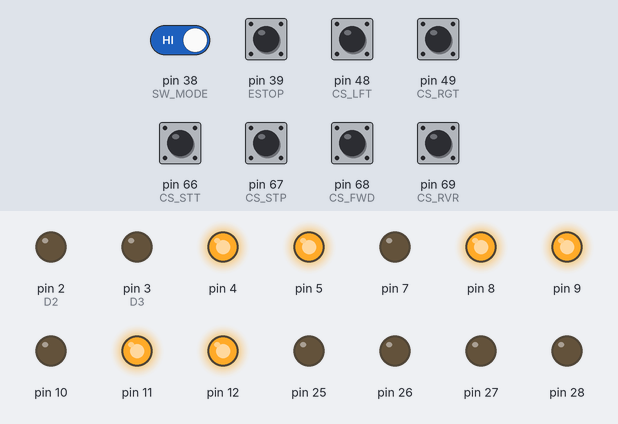
A sketch run on a simulated Arduino Mega 2560, built with avr-gcc and run on an emulated ATmega2560. Parts: output pins drawn as LEDs (lit = HIGH). Inputs (shaded band) come from the test bench; at power-on: pin 38 (SW_MODE), pin 39 (ESTOP), pin 48 (CS_LFT), pin 49 (CS_RGT), pin 66 (CS_STT), pin 67 (CS_STP), pin 68 (CS_FWD), pin 69 (CS_RVR) HIGH. The ROS host is connected and sends only what is stated.

Above: at 1.2 s.
1.3 s: pin 39 (ESTOP) pulled LOW for 0.15 s
At 1.51 s:
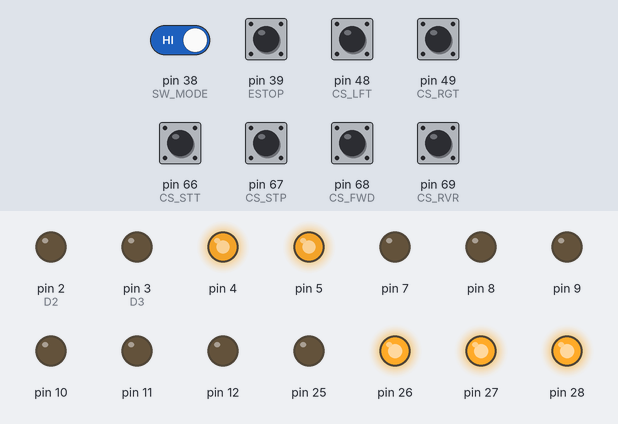
3.1 s: pin 39 (ESTOP) pulled LOW for 3.2 s
At 7.1 s:
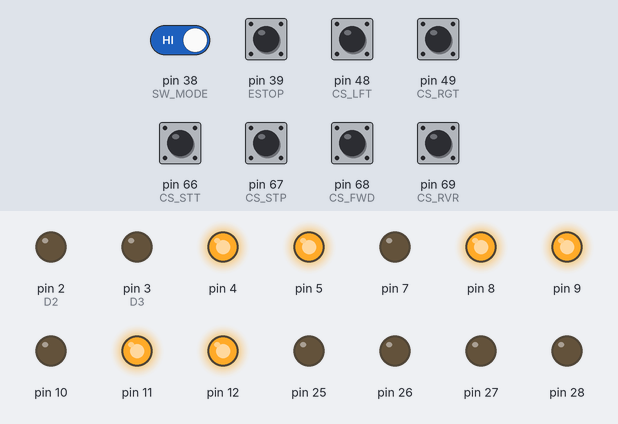
7.9 s: pin 38 (SW_MODE) driven LOW and pin 39 (ESTOP) driven LOW
At 8.9 s:
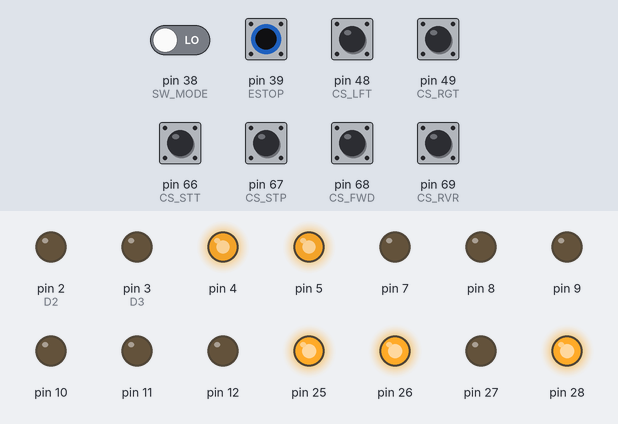
9.5 s: pin 48 (CS_LFT) pulled LOW for 0.15 s
At 9.6 s:
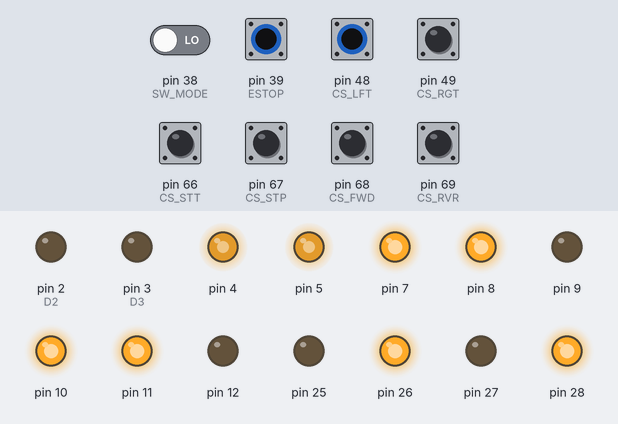
11.2 s: pin 49 (CS_RGT) pulled LOW for 0.15 s
At 11.42 s:
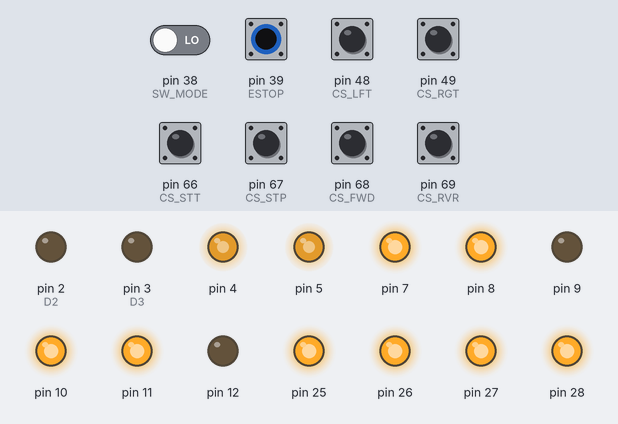
13.0 s: pin 68 (CS_FWD) pulled LOW for 0.15 s
At 13.24 s:
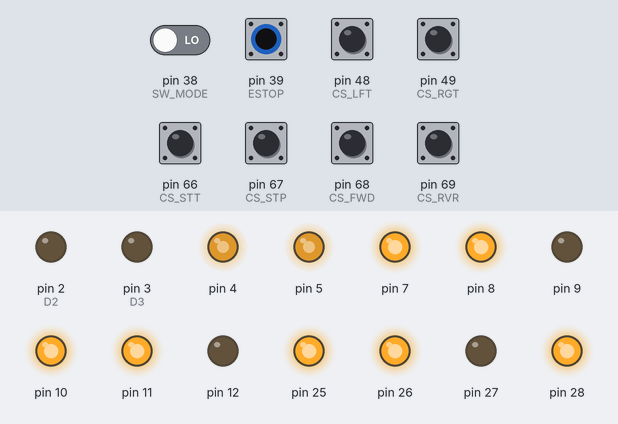
Timing chart, 0 to 15.8 s (numbered marks = the images above; inputs shaded):
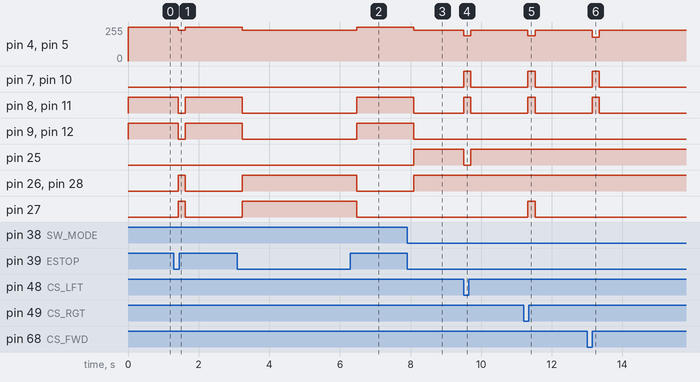

The sketch:

main.ino
```cpp
/*
   Main.ino - ROS base controller / firmware
   - Convert velocity from ROS to appropriate motor commands
   - Switch between REMOTE and RESCUE mode:
     - REMOTE mode: allow ROS control via remote teleop or autonomous navigation (requires rosserial connection)
     - RESCUE mode: allow manual control using medibot control pendant
   - Emergency stop function
*/
//----------------------------------------------------------------------------------//
#include <ros.h>
#include <std_msgs/Int16.h>
#include <geometry_msgs/Twist.h>
//#include <medibotv4/SensorState.h>
#include "Config.h"
#include "Kinematics.h"
#include "Motor.h"
#include "LED.h"
Motor LH_motor(LH_D1, LH_D2, LH_D3, LH_ENA, LH_ENB);
Motor RH_motor(RH_D1, RH_D2, RH_D3, RH_ENA, RH_ENB);
Motor PAN_motor(PAN_D1, PAN_D2, PAN_EN);
Motor TILT_motor(TILT_D1, TILT_D2, TILT_EN);
LED LH_led(LED_R_LH, LED_G_LH, LED_B_LH);
LED RH_led(LED_R_RH, LED_G_RH, LED_B_RH);
Kinematics Robot(LH_motor, RH_motor, LH_led, RH_led);
void LH_ISRA();
void LH_ISRB();
void RH_ISRA();
void RH_ISRB();
void EMG_STOP();
float mapFloat(float x, float in_min, float in_max, float out_min, float out_max);
void cmd_vel_callback(const geometry_msgs::Twist& twist);
std_msgs::Int16 lwheel_ticks_msg;
std_msgs::Int16 rwheel_ticks_msg;
std_msgs::Int16 lwheel_pwm_msg;
std_msgs::Int16 rwheel_pwm_msg;
//medibotv4::SensorState sensor_state_msg;
ros::NodeHandle nh;
ros::Publisher lwheel_ticks_pub("lwheel_ticks", &lwheel_ticks_msg);
ros::Publisher rwheel_ticks_pub("rwheel_ticks", &rwheel_ticks_msg);
ros::Publisher lwheel_pwm_pub("lwheel_pwm", &lwheel_pwm_msg);
ros::Publisher rwheel_pwm_pub("rwheel_pwm", &rwheel_pwm_msg);
// ros::Publisher sensor_state_pub("sensor_state", &sensor_state_msg);
ros::Subscriber<geometry_msgs::Twist> cmd_vel_sub("cmd_vel", cmd_vel_callback);
unsigned long lastCmdVelReceived = 0;
float linearX_vel = 0, angularZ_vel = 0;
const float MIN_VELOCITY = 0.0;
const float MAX_VELOCITY = (2*PI*WHEEL_RADIUS*MAX_RPM)/(60*GEAR_REDUCTION);//0.728485253 m/s
//----------------------------------------------------------------------------------//

void setup(){
  pinMode(SW_MODE, INPUT_PULLUP);
  pinMode(ESTOP, INPUT_PULLUP);
  pinMode(LSR1,INPUT_PULLUP);
  pinMode(LSR2,INPUT_PULLUP);
  pinMode(LSR3,INPUT_PULLUP);
  pinMode(CS_FWD, INPUT_PULLUP);
  pinMode(CS_RVR, INPUT_PULLUP);
  pinMode(CS_LFT, INPUT_PULLUP);
  pinMode(CS_RGT, INPUT_PULLUP);
  pinMode(CS_STT, INPUT_PULLUP);
  pinMode(CS_STP, INPUT_PULLUP);
  pinMode(LH_ENA, INPUT_PULLUP);
  pinMode(LH_ENB, INPUT_PULLUP);
  pinMode(RH_ENA, INPUT_PULLUP);
  pinMode(RH_ENB, INPUT_PULLUP);
  attachInterrupt(digitalPinToInterrupt(LH_ENA), LH_ISRA, CHANGE);
  attachInterrupt(digitalPinToInterrupt(LH_ENB), LH_ISRB, CHANGE);
  attachInterrupt(digitalPinToInterrupt(RH_ENA), RH_ISRA, CHANGE);
  attachInterrupt(digitalPinToInterrupt(RH_ENB), RH_ISRB, CHANGE);
  //attachInterrupt(digitalPinToInterrupt(ESTOP), EMG_STOP, HIGH);
  nh.getHardware()->setBaud(115200);
  nh.initNode();
  nh.subscribe(cmd_vel_sub);
  nh.advertise(lwheel_ticks_pub);
  nh.advertise(rwheel_ticks_pub);
  nh.advertise(lwheel_pwm_pub);
  nh.advertise(rwheel_pwm_pub);
  // nh.advertise(sensor_state_pub);
}

void loop(){
  nh.spinOnce();
  Robot.isRosConnected = nh.connected();

  //REMOTE MODE
  if(digitalRead(SW_MODE) && !digitalRead(ESTOP)){

    //Stop the robot if not connected to ROS or there are no velocity command after some time
    if(!Robot.isRosConnected || (millis() - lastCmdVelReceived > CMD_VEL_TIMEOUT)){
      linearX_vel = 0;
      angularZ_vel = 0;
      Robot.Move(MIN_PWM, MIN_PWM);//stop motors
    }

    // Convert Linear X and Angular Z Velocity to PWM
    // Calculate left and right wheel velocity
    float  left_vel = linearX_vel - angularZ_vel*(WHEEL_SEPARATION/2);
    float right_vel = linearX_vel + angularZ_vel*(WHEEL_SEPARATION/2);

    // Determine left and right direction using sign
    int  left_dir = (left_vel >0)? 1 : -1;
    int right_dir = (right_vel>0)? 1 : -1;

    // Make sure calculated velocity is in range of min and max velocity before mapping to PWM
    if(fabs(left_vel)>MAX_VELOCITY){
      left_vel = left_dir*MAX_VELOCITY;
    }
    else if(fabs(left_vel)<MIN_VELOCITY){
      left_vel = left_dir*MIN_VELOCITY;
    }
    if(fabs(right_vel)>MAX_VELOCITY){
      right_vel = right_dir*MAX_VELOCITY;
    }
    else if(fabs(right_vel)<MIN_VELOCITY){
      right_vel = right_dir*MIN_VELOCITY;
    }

    // Map wheel velocity to PWM
    int  left_pwm = round(mapFloat(fabs(left_vel ), MIN_VELOCITY, MAX_VELOCITY, MIN_PWM, MAX_PWM));
    int right_pwm = round(mapFloat(fabs(right_vel), MIN_VELOCITY, MAX_VELOCITY, MIN_PWM, MAX_PWM));

    // Actuate the motors
    lwheel_pwm_msg.data = left_dir*left_pwm;
    rwheel_pwm_msg.data = right_dir*right_pwm;
    Robot.Move(left_dir*left_pwm, right_dir*right_pwm);

  }
  //RESCUE MODE
  else if(!digitalRead(SW_MODE) && !digitalRead(ESTOP)){

    if(!digitalRead(CS_FWD) && digitalRead(CS_RVR) && digitalRead(CS_LFT) && digitalRead(CS_RGT) && digitalRead(CS_STT) && digitalRead(CS_STP)){
      Robot.Move(STRAIGHT_PWM, STRAIGHT_PWM);//forward
    }
    else if(digitalRead(CS_FWD) && !digitalRead(CS_RVR) && digitalRead(CS_LFT) && digitalRead(CS_RGT) && digitalRead(CS_STT) && digitalRead(CS_STP)){
      Robot.Move(-STRAIGHT_PWM, -STRAIGHT_PWM);//reverse
    }
    else if(digitalRead(CS_FWD) && digitalRead(CS_RVR) && !digitalRead(CS_LFT) && digitalRead(CS_RGT) && digitalRead(CS_STT) && digitalRead(CS_STP)){
      Robot.Move(-TURN_PWM, TURN_PWM);//left
    }
    else if(digitalRead(CS_FWD) && digitalRead(CS_RVR) && digitalRead(CS_LFT) && !digitalRead(CS_RGT) && digitalRead(CS_STT) && digitalRead(CS_STP)){
      Robot.Move(TURN_PWM, -TURN_PWM);//right
    }
    else if(digitalRead(CS_FWD) && digitalRead(CS_RVR) && !digitalRead(CS_LFT) && digitalRead(CS_RGT) && !digitalRead(CS_STT) && digitalRead(CS_STP)){
      PAN_motor.Rotate(1, PAN_LEFT_LIM, PAN_RIGHT_LIM);//pan left
    }
    else if(digitalRead(CS_FWD) && digitalRead(CS_RVR) && digitalRead(CS_LFT) && !digitalRead(CS_RGT) && !digitalRead(CS_STT) && digitalRead(CS_STP)){
      PAN_motor.Rotate(-1, PAN_LEFT_LIM, PAN_RIGHT_LIM);//pan right
    }
    else if(!digitalRead(CS_FWD) && digitalRead(CS_RVR) && digitalRead(CS_LFT) && digitalRead(CS_RGT) && digitalRead(CS_STT) && !digitalRead(CS_STP)){
      TILT_motor.Rotate(1, TILT_UP_LIM, TILT_DOWN_LIM);//tilt up
    }
    else if(digitalRead(CS_FWD) && !digitalRead(CS_RVR) && digitalRead(CS_LFT) && digitalRead(CS_RGT) && digitalRead(CS_STT) && !digitalRead(CS_STP)){
      TILT_motor.Rotate(-1, TILT_UP_LIM, TILT_DOWN_LIM);//tilt down
    }
    else{
      Robot.Move(MIN_PWM, MIN_PWM);//stop
      PAN_motor.Rotate(0);//stop pan
      TILT_motor.Rotate(0);//stop tilt
    }

  }
  //EMERGENCY STOP
  else{
    Robot.isRosConnected = -1;
    Robot.Move(DISABLE_PWM, DISABLE_PWM);//stop motors and disable motor driver
    PAN_motor.Rotate(0);//stop pan
    TILT_motor.Rotate(0);//stop tilt
  }

  //Publishing data to ROS
  lwheel_ticks_pub.publish(&lwheel_ticks_msg);
  rwheel_ticks_pub.publish(&rwheel_ticks_msg);
  lwheel_pwm_pub.publish(&lwheel_pwm_msg);
  rwheel_pwm_pub.publish(&rwheel_pwm_msg);
  // sensor_state_msg.ir1 = analogRead(IR1);
  // sensor_state_msg.ir2 = analogRead(IR2);
  // sensor_state_msg.ir3 = analogRead(IR3);
  // sensor_state_msg.sonar = analogRead(SON1);
  // sensor_state_msg.csens = analogRead(CSENS);
  // sensor_state_msg.laser1 = digitalRead(LSR1);
  // sensor_state_msg.laser2 = digitalRead(LSR2);
  // sensor_state_msg.laser3 = digitalRead(LSR3);
  // sensor_state_msg.switch_mode = digitalRead(SW_MODE);
  // sensor_state_msg.estop = digitalRead(ESTOP);
  // sensor_state_msg.cs_stt = digitalRead(CS_STT);
  // sensor_state_msg.cs_stp = digitalRead(CS_STP);
  // sensor_state_msg.cs_fwd = digitalRead(CS_FWD);
  // sensor_state_msg.cs_rvr = digitalRead(CS_RVR);
  // sensor_state_msg.cs_lft = digitalRead(CS_LFT);
  // sensor_state_msg.cs_rgt = digitalRead(CS_RGT);
  // sensor_state_pub.publish(&sensor_state_msg);
  delay(200); //5Hz
}

////////////FUNCTION DEFINITIONS////////////////

void LH_ISRA(){
  lwheel_ticks_msg.data = LH_motor.doEncoderA();
}

void LH_ISRB(){
  lwheel_ticks_msg.data = LH_motor.doEncoderB();
}

void RH_ISRA(){
  rwheel_ticks_msg.data = RH_motor.doEncoderA();
}

void RH_ISRB(){
  rwheel_ticks_msg.data = RH_motor.doEncoderB();
}

void EMG_STOP(){
  Robot.isRosConnected = -1;
  Robot.Move(DISABLE_PWM, DISABLE_PWM); //stop motors and disable motor driver
  PAN_motor.Rotate(0); //stop pan
  TILT_motor.Rotate(0); //stop tilt
}

float mapFloat(float x, float in_min, float in_max, float out_min, float out_max){
  return (x - in_min) * (out_max - out_min) / (in_max - in_min) + out_min;
}

void cmd_vel_callback( const geometry_msgs::Twist& twist){
  linearX_vel = twist.linear.x;
  angularZ_vel = twist.angular.z;
  lastCmdVelReceived = millis();
}
```

Kinematics.h
```cpp
/*
   Kinematics.h
   - Use instances of Motor.h and LED.h classes
   - Operate left and right motors simultaneously
   - Control left and right LEDs based on the movement, ROS connection, and emergency stop
*/
#pragma once
#include "Config.h"
#include "Motor.h"
#include "LED.h"

class Kinematics{
  public:
    //Kinematics(Motor, Motor); //2WD
    Kinematics(Motor, Motor, LED, LED); //2WD with 2 LEDs
    void Move(int lpwm, int rpwm); //actuate both motors according to pwm/direction
    int isRosConnected;
  private:
    Motor LH_motor;
    Motor RH_motor;
    LED LH_led;
    LED RH_led;
};

// Kinematics::Kinematics(Motor LH_motor, Motor RH_motor){
//   this->LH_motor = LH_motor;
//   this->RH_motor = RH_motor;
// }

Kinematics::Kinematics(Motor LH_motor, Motor RH_motor, LED LH_led, LED RH_led)
: LH_motor(LH_motor), RH_motor(RH_motor), LH_led(LH_led), RH_led(RH_led)
{

}

void Kinematics::Move(int lpwm, int rpwm){
  //add "-" sign to invert direction if needed
  this->LH_motor.Rotate(-lpwm);
  this->RH_motor.Rotate(rpwm);

  //move -> blue
  char mv_clr = 'b';
  //stop -> white if ros connected, else (yellow if ros not connected else red/estop)
  char stp_clr = this->isRosConnected>0? 'w':(this->isRosConnected==0?'y':'r');

  if(abs(lpwm)<=MIN_PWM && abs(rpwm)<=MIN_PWM){
    this->LH_led.Emit(stp_clr); this->RH_led.Emit(stp_clr);
  }
  else{
      this->LH_led.Emit(mv_clr);  this->RH_led.Emit(mv_clr);
  }
}
```

LED.h
```cpp
/*
   LED.h - Initialize LED pins and control LED color
*/
#pragma once
class LED{
public:
  LED(int, int, int);//driving motor
  void Emit(char);
  void Emit(int, int, int);
private:
  void initLEDPins();
  int R;
  int G;
  int B;
};

LED::LED(int R, int G, int B){
  this->R = R;
  this->G = G;
  this->B = B;
  LED::initLEDPins();
}

void LED::initLEDPins(){
  pinMode(this->R, OUTPUT);
  pinMode(this->G, OUTPUT);
  pinMode(this->B, OUTPUT);
  LED::Emit('w');
}

// Light up LED using character color code
void LED::Emit(char colour){
	int R, G, B;
	switch(colour){
		case 'w':
			R=255; G=255; B=255; break; //white
    case 'r':
      R=255; G=0; B=0; break; //red
    case 'g':
      R=0; G=255; B=0; break; //green
		case 'b':
			R=0; G=0; B=255; break; //blue
    case 'y':
      R=255; G=255; B=0; break; //yellow
	}
	digitalWrite(this->R, 255-R);
	digitalWrite(this->G, 255-G);
	digitalWrite(this->B, 255-B);
}

// Light up LED using rgb color code
void LED::Emit(int r, int g, int b){
  digitalWrite(this->R, 255-r);
  digitalWrite(this->G, 255-g);
  digitalWrite(this->B, 255-b);
}
```

Motor.h
```cpp
/*
   Motor.h
   - Initialize motor pins and control motor status, speed and direction
   - Initialize encoder pins for the respective motor and track encoder ticks

*/
#pragma once
class Motor{
  public:
    Motor(int, int, int);//pan tilt motor with encoder
    Motor(int, int, int, int, int);//driving motor with encoder
    void Rotate(int, int, int);
    long getEncoderPos();
    int getEncoderA();
    int getEncoderB();
    long doEncoderA();
    long doEncoderB();
  private:
    //motor pins
    int D1;//pwm value
    int D2;//status, high=move , low=stop
    int D3;//direction, low=forward, high=backward
    //encoder pins
    int ENA;
    int ENB;
    void initMotorPins();
    int protectOutput(int);
    void initEncoderPins();
    volatile long encoder_Pos = 0;
    bool drive; //true=driving , false=pantilt
};

Motor::Motor(int D1, int D2, int ENA){
  this->D1 = D1;
  this->D2 = D2;
  this->drive = false;
  Motor::initMotorPins();
  this->ENA = ENA;
}

Motor::Motor(int D1, int D2, int D3, int ENA, int ENB){
  this->D1 = D1;
  this->D2 = D2;
  this->D3 = D3;
  this->drive = true;
  Motor::initMotorPins();
  this->ENA = ENA;
  this->ENB = ENB;
  //Motor::initEncoderPins();
}

// MOTOR FUNCTIONS

void Motor::initMotorPins(){
  pinMode(this->D1, OUTPUT);
  pinMode(this->D2, OUTPUT);
  if(this->drive) pinMode(this->D3, OUTPUT);
}

void Motor::Rotate(int pwm, int lower_lim=0, int upper_lim=0){
  // Actuate driving motor
  if(this->drive){
    // Set motor pwm value (inverted pwm values)
    analogWrite(this->D1, 255-abs(pwm));
    // Enable (can move) or disable (cannot move) motor
    digitalWrite(this->D2, pwm!=0);
    // Set motor direction
    digitalWrite(this->D3, pwm<0);
    //digitalWrite(BRAKE,HIGH);
  }
  // Actuate pan or tilt motor
  else{
    //Enable (can move) or disable (cannot move) motor based on encoder value
    // if(analogRead(this->ENA)=>lower_lim && analogRead(this->ENA)<=upper_lim && pwm!=0){
    //   digitalWrite(this->D1, HIGH);
    // }
    // else if(analogRead(this->ENA)==lower_lim && pwm<0){
    //   digitalWrite(this->D1, HIGH);
    // }
    // else if(analogRead(this->ENA)==upper_lim && pwm>0){
    //   digitalWrite(this->D1, HIGH);
    // }
    // else{
    //   digitalWrite(this->D1, LOW);
    // }

    // Enable (can move) or disable (cannot move) motor without limit
    if(pwm!=0){
      digitalWrite(this->D1, HIGH);
    }
    else{
      digitalWrite(this->D1, LOW);
    }

    // Set motor direction
    digitalWrite(this->D2, pwm>0);
  }
}

int Motor::protectOutput(int val){
  // For safety reasons
  (val>150)? val = 150 : val;
  return val;
}

// ENCODER FUNCTIONS

void Motor::initEncoderPins(){
  pinMode(this->ENA, INPUT_PULLUP);
  pinMode(this->ENB, INPUT_PULLUP);
}

long Motor::doEncoderA(){
  if(digitalRead(this->ENA)==HIGH){
    (digitalRead(this->ENB)==LOW)? this->encoder_Pos++ : this->encoder_Pos--;
  }
  else{
    (digitalRead(this->ENB)==HIGH)? this->encoder_Pos++ : this->encoder_Pos--;
  }
  return this->encoder_Pos;
}

long Motor::doEncoderB(){
  if(digitalRead(this->ENB)==HIGH){
    (digitalRead(this->ENA)==HIGH)? this->encoder_Pos++ : this->encoder_Pos--;
  }
  else{
    (digitalRead(this->ENA)==LOW)? this->encoder_Pos++ : this->encoder_Pos--;
  }
  return this->encoder_Pos;
}

long Motor::getEncoderPos(){
  return this->encoder_Pos;
}

int Motor::getEncoderA(){
  return this->ENA;
}

int Motor::getEncoderB(){
  return this->ENB;
}
```

Config.h
```cpp
/*
   Config.h - Arduino pin assignments and constants definition
*/
#pragma once
//DRIVING MOTOR PINS
#define LH_D1 5
#define LH_D2 26
#define LH_D3 25
#define LH_ENA 44
#define LH_ENB 43
#define RH_D1 4
#define RH_D2 28
#define RH_D3 27
#define RH_ENA 46
#define RH_ENB 45
#define BRAKE 29
//PAN & TILT MOTOR PINS
#define PAN_D1 24
#define PAN_D2 23
#define PAN_EN A4
#define TILT_D1 2
#define TILT_D2 3
#define TILT_EN A5
#define PAN_LEFT_LIM 350
#define PAN_RIGHT_LIM 550
#define TILT_UP_LIM 455
#define TILT_DOWN_LIM 550
//LED PINS
#define LED_R_RH 7
#define LED_G_RH 8
#define LED_B_RH 9
#define LED_R_LH 10
#define LED_G_LH 11
#define LED_B_LH 12
//SENSOR PINS
#define IR1 A0
#define IR2 A1
#define IR3 A2
#define SON1 A3
#define CSENS A6
#define LSR1 42
#define LSR2 41
#define LSR3 40
//SWITCH PINS
#define SW_MODE 38
#define ESTOP 39
//PENDANT PINS
#define CS_STT 66
#define CS_STP 67
#define CS_FWD 68
#define CS_RVR 69
#define CS_LFT 48
#define CS_RGT 49
//GENERAL CONSTANT
#define PI 3.14159265359
#define CMD_VEL_TIMEOUT 500 // time after the last velocity command received from ROS
#define WHEEL_DIAMETER 0.32 // wheel diameter in meters
#define WHEEL_RADIUS 0.16 // wheel radius in meters
#define MAX_RPM 1000 // maximum motor speed in rpm
#define GEAR_REDUCTION 23 // motor to wheel gear reduction
#define TICKS_PER_METER 89 // encoder ticks per meter
#define WHEEL_SEPARATION 0.498 // distance between left and right wheels
#define DISABLE_PWM 0 // pwm value to disable motor driver
#define MIN_PWM 26 // 10% of 255 pwm = 26 pwm = 0 rpm
#define MAX_PWM 229 // 90% of 255 pwm = 229 pwm = 1000 rpm
#define STRAIGHT_PWM 75 // pwm for moving forward or backward (rescue mode)
#define TURN_PWM 65 // pwm for turning left or right (rescue mode)
```

Measured:
- after the input at 1.3 s, pin 4, pin 5: 255/255 → 229/255 after 0.12 s, → 255/255 0.20 s later; pin 8, pin 9, pin 11, pin 12: HIGH → LOW after 0.12 s, → HIGH 0.20 s later; pin 26–28: LOW → HIGH after 0.12 s, → LOW 0.20 s later
- after the input at 3.1 s, pin 4, pin 5: 255/255 → 229/255 after 0.14 s, → 255/255 3.2 s later; pin 8, pin 9, pin 11, pin 12: HIGH → LOW after 0.14 s, → HIGH 3.2 s later; pin 26–28: LOW → HIGH after 0.14 s, → LOW 3.2 s later
- after the input at 7.9 s, pin 4, pin 5: 255/255 → 229/255 after 0.19 s; pin 8, pin 9, pin 11, pin 12: HIGH → LOW after 0.19 s; pin 25, pin 26, pin 28: LOW → HIGH after 0.19 s
- after the input at 9.5 s, pin 4, pin 5: 229/255 → 190/255 at once, → 229/255 0.20 s later; pin 7, pin 8, pin 10, pin 11: LOW → HIGH at once, → LOW 0.20 s later; pin 25: HIGH → LOW at once, → HIGH 0.20 s later
- after the input at 11.2 s, pin 4, pin 5: 229/255 → 190/255 after 0.12 s, → 229/255 0.20 s later; pin 7, pin 8, pin 10, pin 11, pin 27: LOW → HIGH after 0.12 s, → LOW 0.20 s later
- after the input at 13.0 s, pin 4, pin 5: 229/255 → 180/255 after 0.14 s, → 229/255 0.20 s later; pin 7, pin 8, pin 10, pin 11: LOW → HIGH after 0.14 s, → LOW 0.20 s later
